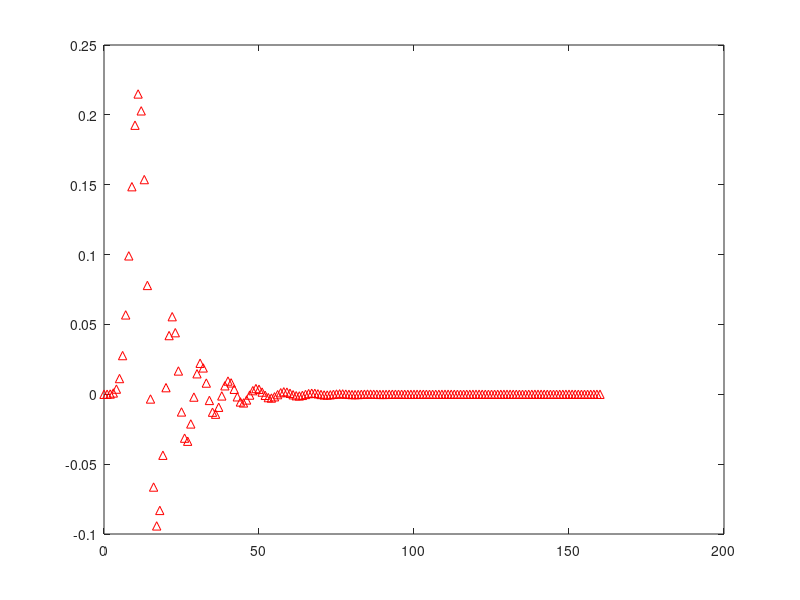
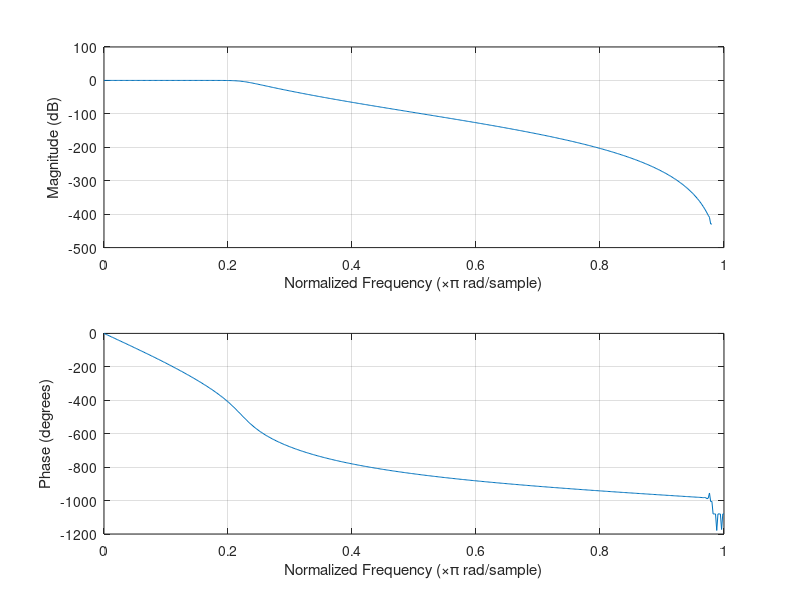
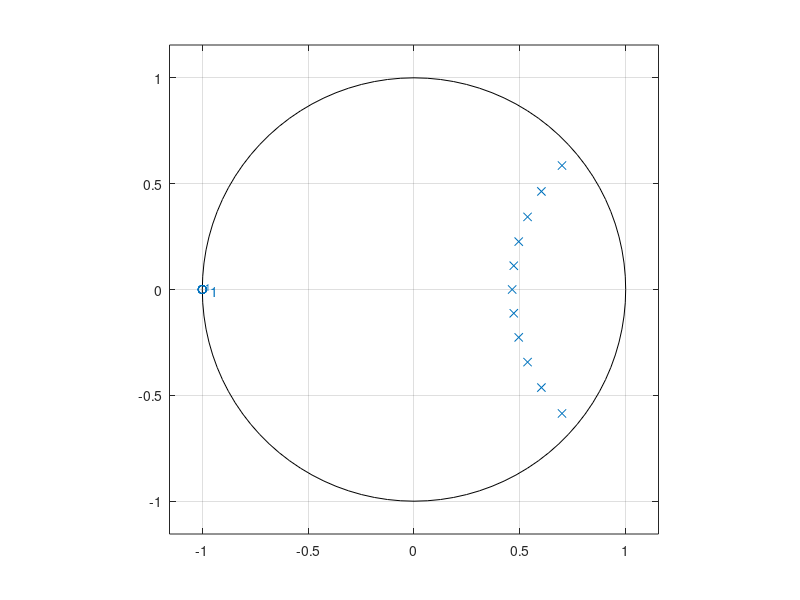

Recreate these plots in MATLAB, in order.
Wp=4000/40000;
Ws=7000/40000;
Rp=0.3;
Rs=45;
[N,Wn]=buttord(2*Wp,2*Ws,Rp,Rs);
[a,b]=butter(N,Wn);
 figure,impz(a,b);
 figure,freqz(a,b);
 [z,p,K] = butter(N,Wn);
 figure,zplane(z,p);